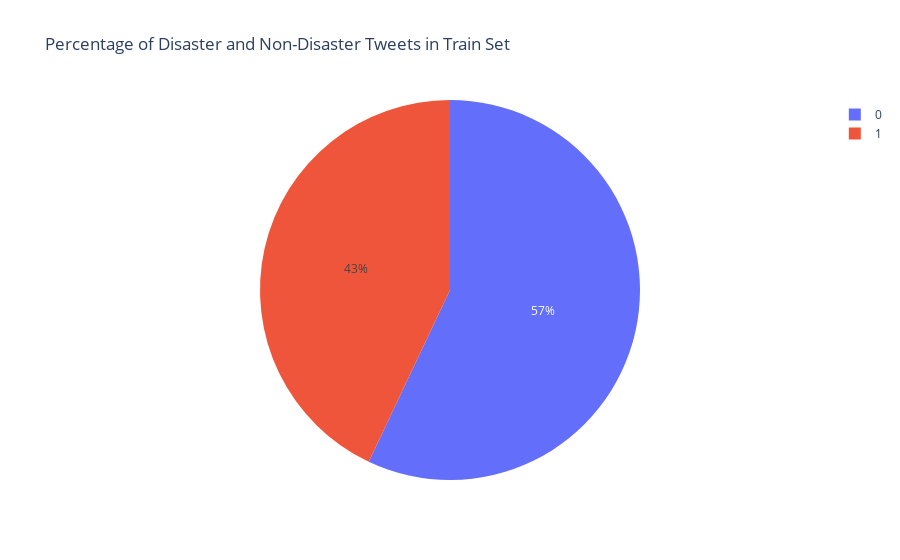

Notebook code for this chart:
### Code cell
# Distribution of disaster and non-disaster tweets in the train set as a pie chart
fig_pie = px.pie(train_distribution, values='count', names='target',
                 labels={'target': 'Disaster Tweet'},
                 title='Percentage of Disaster and Non-Disaster Tweets in Train Set')
fig_pie.show()

### Figure 1 — Plotly figure (JSON) as saved in the notebook; plotly's stock layout.template omitted (floating-point values rounded to 4 significant figures)
{"data": [{"domain": {"x": [0, 1], "y": [0, 1]}, "hovertemplate": "Disaster Tweet=%{label}<br>count=%{value}<extra></extra>", "labels": [0, 1], "legendgroup": "", "name": "", "showlegend": true, "type": "pie", "values": [4342, 3271]}], "layout": {"autosize": true, "legend": {"tracegroupgap": 0}, "title": {"text": "Percentage of Disaster and Non-Disaster Tweets in Train Set"}}}
